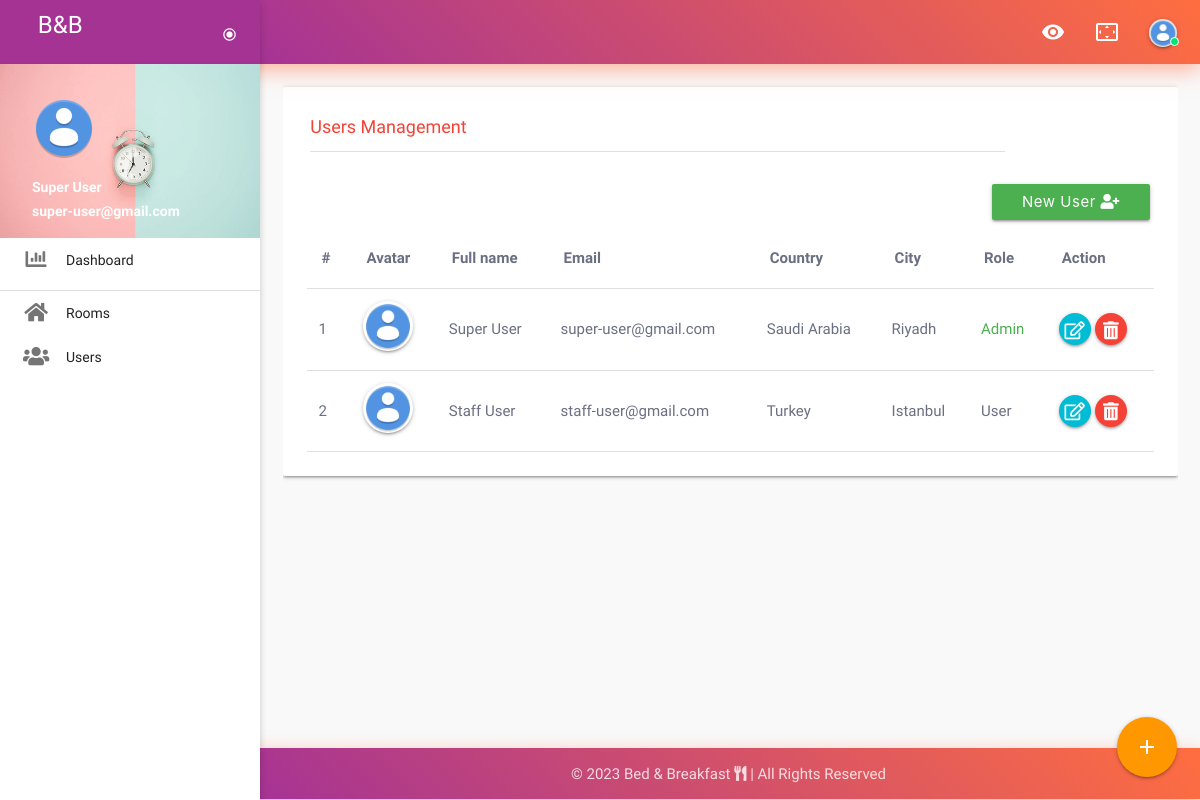
Screenshot of /users_list (signed in) with the database file from the repository.
### src/models.py (models this page shows)
class User(db.Model, UserMixin):
    id = db.Column(db.Integer, primary_key=True)
    fname = db.Column(db.String(150))
    lname = db.Column(db.String(150))
    email = db.Column(db.String(150), unique=True)
    password = db.Column(db.Text)
    avatar = db.Column(db.String(225), default="default_user_img.png")
    phone = db.Column(db.String(100), default="")
    date_of_birth = db.Column(db.String(100), default="")
    gender = db.Column(db.String(100), default="")
    country = db.Column(db.String(100), default="")
    city = db.Column(db.String(100), default="")
    zip_code = db.Column(db.String(100), default="")
    address = db.Column(db.Text, default="")
    role = db.Column(db.Integer, default=0)
    registered_on = db.Column(db.String(25), default=datetime.datetime.now().date())
    hashCode = db.Column(db.Text)

### src/views.py (the view, shortened to what this page needs)
@views.route("/users_list", methods=["GET", "POST"])
@login_required
def users_list():
	if current_user.role == 1:
		if request.method == "GET":
			check_booking_expire()
			return render_template("admin/users_list.html", user=current_user, user_data=User.query.all())
	else:
		return redirect(url_for('views.user_dashboard'))

### src/views.py (called while the page is built)
def check_booking_expire():
    today_date = datetime.datetime.today().date()
    room_expired = Booking.query.filter_by(expire_date=today_date).first()
    if room_expired:
    	db.session.delete(room_expired)
    	db.session.commit()

### src/templates/admin/users_list.html (shortened to what this page needs)
{% extends "admin/base.html" %}
{% block body_content %}
<div id="main">
<div class="row">
<div class="col s12">
<div class="container">
<section class="users-list-wrapper section">
  <div class="users-list-table">
    <div class="card">
      <div class="card-content">
        <div class="card-title">
          <div class="row">
            <div class="col s12 m6 l10">
              <h4 class="card-title red-text">Users Management</h4>
              <div class="divider"></div>
              <br>
            </div>
            <div class="col s12">
              <button class="btn modal-trigger right green" data-target="add_user">New user <i class="fas fa-user-plus" style="font-size: 15px;"></i></button>
            </div>
           </div>
        </div>
        <div class="responsive-table">
          <table id="users-list-datatable" class="table">
            <thead>
              <tr>
                <th>#</th>
                <th>Avatar</th>
                <th>Full name</th>
                <th>Email</th>
                <th>Country</th>
                <th>City</th>
                <th>Role</th>
                <th>Action</th>
              </tr>
            </thead>
            <tbody>
{% for user_info in user_data %}
<tr>
  <td>{{ user_info.id }}</td>
  <td><img src="{{ url_for('static', filename='img/user_avatars/') }}{{ user_info.avatar }}" class="circle z-depth-1" width="50px" style="height: 50px;"></td>
  <td>{{ user_info.fname }} {{ user_info.lname }}</td>
  <td>{{ user_info.email }}</td>
  <td>{{ user_info.country }}</td>
  <td>{{ user_info.city }}</td>
  <td>
    {% if user_info.role == 0 %}
    <span>User</span>
    {% elif user_info.role == 1 %}
    <span class="green-text">Admin</span>
    {% endif %}
  </td>
  <td>
  <form action="{{ url_for('views.user_modify') }}" method="GET" style="display: inline-block;">
    <button type="submit" class="btn-floating btn-small"><i class="far fa-edit"></i></button>
  </form>
   <form action="{{ url_for('views.user_delete') }}" method="POST" style="display: inline-block;">
    <button type="submit" class="btn-floating btn-small red"><i class="fas fa-trash-alt"></i></button>
  </form>
 </td>
</tr>
{% endfor %}
            </tbody>
          </table>
        </div>
      </div>
    </div>
  </div>
</section>
</div>
</div>
</div>
</div>
{% endblock body_content %}

### src/templates/admin/base.html (shortened to what this page needs)
<!DOCTYPE html>
<html class="loading" lang="en" data-textdirection="ltr">
<head>
    <link rel="stylesheet" href="https://cdnjs.cloudflare.com/ajax/libs/font-awesome/5.15.2/css/all.min.css">
    <link rel="stylesheet" href="{{ url_for('static', filename='css/vendors.min.css') }}">
    <link rel="stylesheet" href="{{ url_for('static', filename='css/materialize.min.css') }}">
    <link rel="stylesheet" href="{{ url_for('static', filename='css/component.min.css') }}">
    <link rel="stylesheet" href="{{ url_for('static', filename='css/responsive.dataTables.min.css') }}">
    <link rel="stylesheet" href="{{ url_for('static', filename='css/dataTables.min.css') }}">
    <link rel="stylesheet" href="{{ url_for('static', filename='css/user_ui.min.css') }}">
    <link rel="stylesheet" href="{{ url_for('static', filename='css/page-users.min.css') }}">
</head>
<body class="vertical-layout page-header-light vertical-menu-collapsible vertical-menu-nav-dark preload-transitions 2-columns" data-open="click" data-menu="vertical-menu-nav-dark" data-col="2-columns">
    <header class="page-topbar" id="header">
      <div class="navbar navbar-fixed">
        <nav class="navbar-main navbar-color nav-collapsible sideNav-lock navbar-dark gradient-45deg-purple-deep-orange gradient-shadow">
          <div class="nav-wrapper">
            <ul class="navbar-list right">
              <li>
                <a href="{{ url_for('views.home') }}" class="waves-effect waves-block waves-light white-text"><i class="material-icons">visibility</i></a>
              </li>
              <li class="hide-on-med-and-down">
                <a class="waves-effect waves-block waves-light toggle-fullscreen" href="javascript:void(0);"><i class="material-icons">settings_overscan</i></a>
              </li>
              <li>
                <a class="waves-effect waves-block waves-light profile-button" href="javascript:void(0);" data-target="profile-dropdown"><span class="avatar-status avatar-online">
                  <img src="{{ url_for('static', filename='img/user_avatars/') }}{{ user.avatar }}" class="z-depth-1"><i></i></span></a>
              </li>
            </ul>
          </div>
        </nav>
      </div>
    </header>
<aside class="sidenav-main nav-expanded nav-lock nav-collapsible sidenav-light navbar-full sidenav-active-rounded">
      <div class="brand-sidebar">
        <h1 class="logo-wrapper">
          <a class="brand-logo darken-1" href="{{ url_for('views.admin_dashboard') }}">
            <span class="logo-text hide-on-med-and-down">B&amp;B</span>
          </a>
            <a class="navbar-toggler" href="javacript:void(0)">
              <i class="material-icons">radio_button_checked</i>
            </a>
        </h1>
      </div>
<ul class="sidenav sidenav-collapsible leftside-navigation collapsible sidenav-fixed menu-shadow" id="slide-out" data-menu="menu-navigation" data-collapsible="menu-accordion">
<li>
  <div class="user-view" id="userview">
      <div class="background">
        <img src="{{ url_for('static', filename='img/default_cover.png') }}" style="width: 100%;">
      </div>
      <img class="circle" src="{{ url_for('static', filename='img/user_avatars/') }}{{ user.avatar }}">
      <span class="white-text name" id="userview-name">{{ user.fname }} {{ user.lname }}</span>
      <span class="white-text email" id="userview-email">{{ user.email }}</span>
  </div>
</li>
        <li class="bold">
          <a class="waves-effect waves-cyan" href="{{ url_for('views.admin_dashboard') }}">
            <i class="fas fa-chart-bar"></i>
            <span class="menu-title" data-i18n="dashboard">Dashboard</span>
          </a>
        </li>
        <div class="divider"></div>
        <li class="bold">
          <a class="waves-effect waves-cyan" href="{{ url_for('views.admin_room') }}">
            <i class="fas fa-home"></i>
            <span class="menu-title" data-i18n="home">Rooms</span>
          </a>
        </li>
        <li class="bold">
          <a class="waves-effect waves-cyan" href="{{ url_for('views.users_list') }}">
            <i class="fas fa-users"></i>
            <span class="menu-title" data-i18n="home">Users</span>
          </a>
        </li>
</ul>
</aside>
{% block body_content %}
{% endblock body_content %}
<div class="fixed-action-btn">
  <a class="btn-floating btn-large orange">
    <i class="large material-icons">add</i>
  </a>
</div>
<footer class="page-footer footer footer-static footer-dark gradient-45deg-purple-deep-orange gradient-shadow navbar-border navbar-shadow">
      <div class="footer-copyright">
        <div class="container center-align">
          &copy; <span id="current_year"></span> Bed & Breakfast <i class="fas fa-utensils"></i> | All Rights Reserved
        </div>
      </div>
</footer>
</body>
</html>

### src/templates/admin/base.html (style rules this page uses)
#userview { margin: 0; }
#userview-name { font-weight: 800; margin-top: 15px; }
#userview-email { font-weight: 800; padding-bottom: 15px; }

### rows the page displays
User: avatar (placeholder picture), fname "Super", lname "User", email "super-user@gmail.com", id "1", country "Saudi Arabia", city "Riyadh", role "Admin"
User: id "2", avatar (placeholder picture), fname "Staff", lname "User", email "staff-user@gmail.com", country "Turkey", city "Istanbul", role "User"
